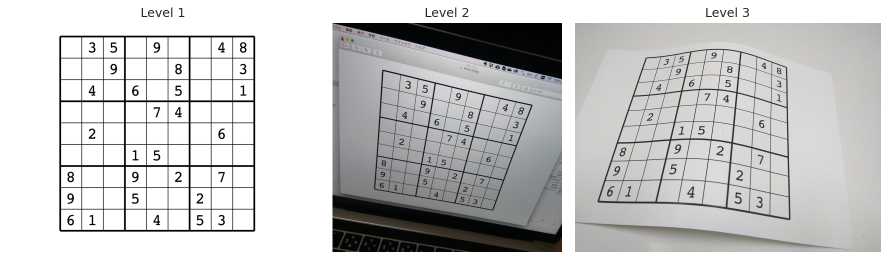
#> input picture test.png, 1776 x 519 px (shown at 1/2 size)
$ python -i recog_l3_9x9.py   (imports and definitions only)
#> lines starting #> are read from the running program, lines starting #| are printed output that depends on the picture; after the words box and inside, x2 and y2 are one past the last pixel; in counts of white or black regions, pixels touching at a corner belong together
import cv2
import numpy as np
import matplotlib.pyplot as plt
import pandas as pd
import pickle
def recognize(image,clf=None,scaler=None,pixel=20,ret_img=False,n_open=0,n_close=0,prior_close=False,trim_percentage=0.007,mean_white_axis=0,arc_epsilon=5e-2,erase_line=1,white_thres=250,otsu_times=1.22,clf_f_name="SVC",pixel_f=150,clf_f=None,scaler_f=None,sigmaColor=2,sigmaSpace=2,ret_num=False,clipLimit=4, tileGridSize=200,n_dilate=1,n_erode=1,plt_res2=0,first_clahe=False,clipLimit1=1,tileGridSize1=100,bilateral=1,clahe_time=1):
#> called with image = 'test.png', pixel = 20, ret_img = False, n_open = 0, n_close = 0, prior_close = False, trim_percentage = 0.007, mean_white_axis = 0
    image = cv2.imread(image, cv2.IMREAD_COLOR)
#> image is the input picture: shape (519, 1776, 3); mean B, G, R 198.5, 198.6, 198.7
    # num=12
    # image = cv2.imread(f"./data/level3/sudoku_000{num}.jpg", cv2.IMREAD_COLOR)
    image = cv2.cvtColor(image, cv2.COLOR_BGR2RGB)

    trim_percentage=0.002
    height, width, channels = image.shape[:3]
#> height = 519; width = 1776; channels = 3
    trim_width = int(width * trim_percentage)
#> trim_width = 3
    trim_height = int(height * trim_percentage)
#> trim_height = 1
    image = image[trim_height:height - trim_height, trim_width:width - trim_width]
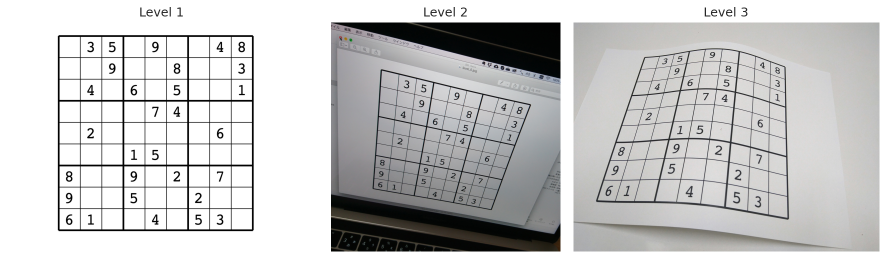
#> image: shape (517, 1770, 3) (shown at 1/2 size); mean R, G, B 198.3, 198.2, 198.1
    gray = cv2.cvtColor(image, cv2.COLOR_RGB2GRAY)
    # ぼかし処理
    # gray_gb = cv2.GaussianBlur(gray, None, 2.0)

    # gray_gb =cv2.medianBlur(gray, 5)
    if bilateral:
        gray_gb= cv2.bilateralFilter(gray, 11, 2,2)
    else:
        gray_gb=gray
    if first_clahe:
        clahe = cv2.createCLAHE(clipLimit=clipLimit1, tileGridSize=(tileGridSize1,tileGridSize1))
        gray = clahe.apply(gray)


    # 大津の二値化
    thr, binary = cv2.threshold(gray_gb, 0, 255, cv2.THRESH_OTSU)
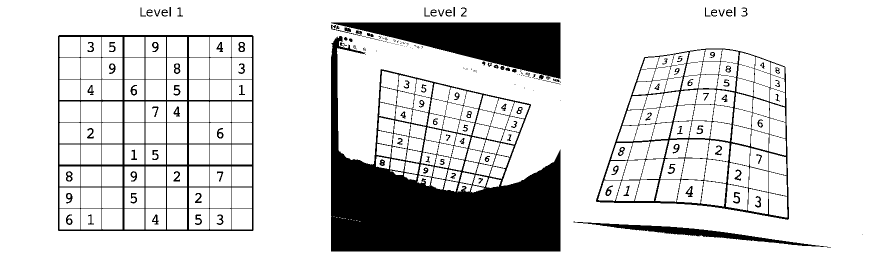
#> binary: shape (517, 1770) (shown at 1/2 size); 83.7% white; 193 black regions (67 under 20 px), largest, box (x1, y1, x2, y2) and area: (662, 72, 1121, 503) 80252, (662, 45, 1121, 158) 26101, (116, 70, 507, 462) 16767
#> thr = 142
    new_thr = min(int(thr * otsu_times), 255)
#> new_thr = 173
    _, binary = cv2.threshold(gray, new_thr, 255, cv2.THRESH_BINARY)
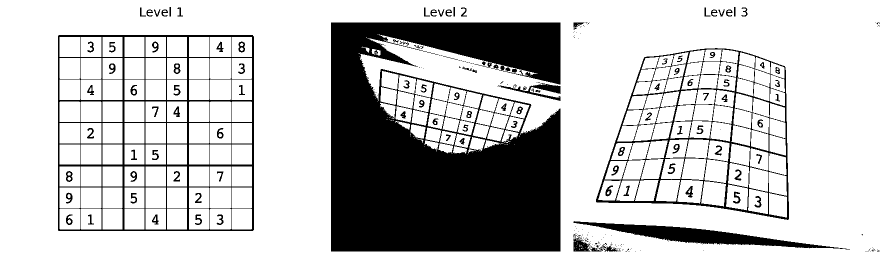
#> binary: shape (517, 1770) (shown at 1/2 size); 76.9% white; 265 black regions (153 under 20 px), largest, box (x1, y1, x2, y2) and area: (662, 45, 1121, 503) 157452, (116, 70, 508, 462) 18275, (1192, 96, 1578, 440) 14389
    # plt.imshow(binary, cmap="gray")
    # plt.title("Otsu's binarization (threshold={:d})".format(int(thr)))
    # plt.show()
    edge = cv2.Canny(binary, 100, 200)
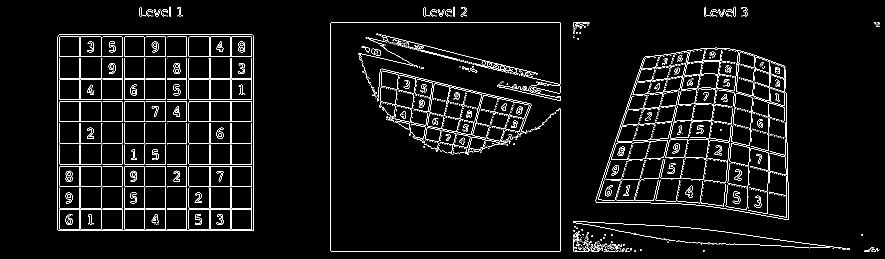
#> edge: shape (517, 1770) (shown at 1/2 size); 4.2% white in thin lines or dots, all inside (x1, y1, x2, y2) = (115, 13, 1760, 504)
    edge = cv2.dilate(edge, np.ones((5, 5), dtype=edge.dtype),iterations=n_dilate)
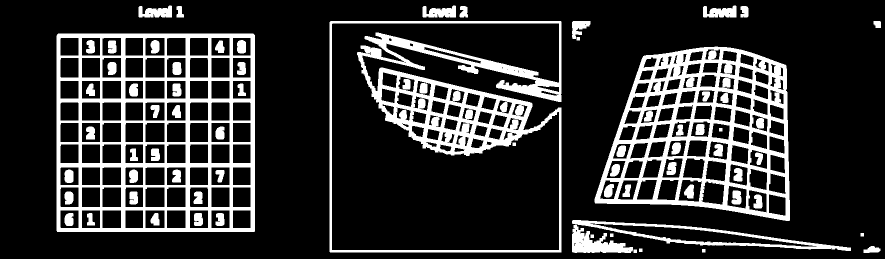
#> edge: shape (517, 1770) (shown at 1/2 size); 19.1% white; 72 white regions, largest, box (x1, y1, x2, y2) and area: (113, 67, 510, 464) 50541, (1189, 93, 1580, 442) 47706, (659, 42, 1123, 505) 42905
    edge = cv2.erode(edge, np.ones((3, 3), dtype=edge.dtype),iterations=n_erode)
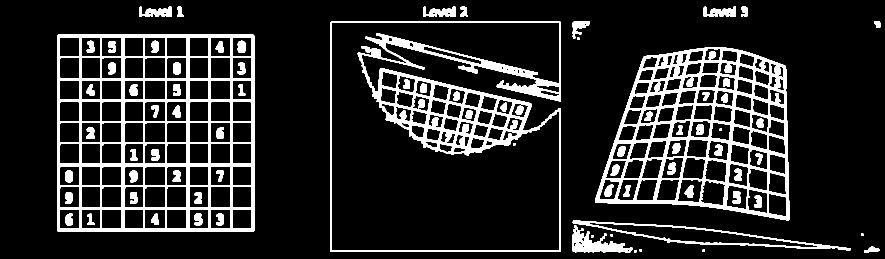
#> edge: shape (517, 1770) (shown at 1/2 size); 13.9% white; 78 white regions
    # [4 lines of commented-out code are left out]
    contours, _ = cv2.findContours(edge, cv2.RETR_EXTERNAL, cv2.CHAIN_APPROX_SIMPLE)
#> contours = 21 contours, 7 with area under 20; largest, box (x1, y1, x2, y2) and area: (660, 43, 1122, 504) 194050, (114, 68, 509, 463) 155224, (1190, 94, 1579, 441) 104540, (1145, 441, 1701, 501) 10115, (1145, 451, 1265, 505) 2648
    result = image.copy()
    # cv2.drawContours(result, contours, -1, (0, 0, 0), 3, cv2.LINE_AA)
    # plt.imshow(result)
    # plt.show()
    longest_cnt = None
    max_length = 0.0
    max_area = 0.0
    # result = image.copy()
    epsilon=9e-2
    for cnt in contours:
        # 輪郭線の長さを計算
        arclen = cv2.arcLength(cnt, True)
        approx=cv2.approxPolyDP(cnt, arclen *epsilon, True)
        area=cv2.contourArea(cnt)
        x, y, w, h = cv2.boundingRect(approx)
        internal_area_ratio = area / (w * h)
        if len(approx)<10 and len(approx) >= 4 and internal_area_ratio>0.5:
            # [4 lines of commented-out code are left out]
            if  max_area < area:
                max_area = area
                max_length = arclen
                longest_cnt = cnt
#> this loop made 21 passes
#> (arclen, approx, area, x, y, w, h, internal_area_ratio) on passes 10, 12: (1354.8, [[1571, 132], [1287, 113], [1191, 405], [1577, 440]], 104540, 1191, 113, 387, 328, 0.824), (1571.3, [[117, 68], [115, 462], [507, 462], [508, 71]], 155224, 115, 68, 394, 395, 0.997)
#> (arclen, area, x, y, w, h, internal_area_ratio, max_area) on pass 1: (16, 16, 1268, 500, 5, 5, 0.64, 16)
#> after the loop, longest_cnt = contour of 727 points, box (x1, y1, x2, y2) (660, 43, 1122, 504), area 194050; max_area = 194050; max_length = 3418.2
    # [5 lines of commented-out code are left out]
    try:
        arclen = cv2.arcLength(longest_cnt, True)
#> arclen = 3418.2
        approx = cv2.approxPolyDP(longest_cnt, arclen * epsilon, True)
#> approx = [[660, 45], [661, 503], [1121, 503], [723, 116], [1120, 43]]
    except:
        return None
    # [6 lines of commented-out code are left out]
    M = cv2.moments(approx)
#> M = moments, m00 119794.5, centre m10/m00, m01/m00 = (816.4, 313.8)
    cx = int(M['m10'] / M['m00'])
#> cx = 816
    cy = int(M['m01'] / M['m00'])
#> cy = 313

    # 各点に対して、重心からの距離を計算し、1.1倍した点を取得する
    new_approx = []
    for point in approx:
        x, y = point[0]
        dist = np.sqrt((cx - x)**2 + (cy - y)**2)
        dist_new = dist * 1.2
        x_new = int(cx - dist_new * (cx - x) / dist)
        y_new = int(cy - dist_new * (cy - y) / dist)
        new_approx.append([[x_new, y_new]])
#> this loop made 5 passes
#> (x, y, dist, dist_new, x_new, y_new) on passes 1 to 5: (660, 45, 310.1, 372.1, 628, -8), (661, 503, 245.2, 294.2, 630, 541), (1121, 503, 359.3, 431.2, 1182, 541), (723, 116, 217.8, 261.4, 704, 76), (1120, 43, 406.6, 487.9, 1180, -11)
#> after the loop, new_approx = [[[628, -8]], [[630, 541]], [[1182, 541]], [[704, 76]], [[1180, -11]]]

    # 新しい近似を描画する
    new_approx = np.array(new_approx)
#> new_approx = [[628, -8], [630, 541], [1182, 541], [704, 76], [1180, -11]]
    # cv2.drawContours(result, [np.array(new_approx)], -1, (0, 0, 0), 3, cv2.LINE_AA)
    from sklearn.preprocessing import StandardScaler

    x, y, w, h = cv2.boundingRect(new_approx)
#> x = 628; y = -11; w = 555; h = 553
    # cropped = image[y:y+h, x:x+w]
    cropped = result[y:y+h, x:x+w]
    new_approx=new_approx-(x,y)
#> new_approx = [[0, 3], [2, 552], [554, 552], [76, 87], [552, 0]]
    src_pts = new_approx.reshape((-1, 2)).astype("float32")
#> src_pts = [[0, 3], [2, 552], [554, 552], [76, 87], [552, 0]]
    center = np.mean(src_pts, axis=0)
#> center = [236.8, 238.8]
    # ４点を重心からの角度でソートする
    # 時計回りになる
    src_pts = np.array(sorted(src_pts, key=lambda p: np.arctan2(p[1]-center[1], p[0]-center[0])))
#> src_pts = [[76, 87], [0, 3], [552, 0], [554, 552], [2, 552]]

    # 結果を表示する
    # print(src_pts)
    # 縦横比の計算
    w = np.linalg.norm(src_pts[3] - src_pts[0])
#> w = 666.9
    h = np.linalg.norm(src_pts[1] - src_pts[0])
#> h = 113.3
    aspect = abs(w) / abs(h)
#> aspect = 5.89

    # 新しい画像サイズを設定
    new_w = int(1000*aspect)
#> new_w = 5886
    # new_w = 1000
    new_h = 1000
    # dst_pts = np.array([(0, 0), (0, new_h), (new_w, new_h), (new_w, 0)], dtype="float32")
    dst_pts = np.array([(0, 0), (new_w, 0), (new_w, new_h), (0, new_h)], dtype="float32")
#> dst_pts = [[0, 0], [5886, 0], [5886, 1000], [0, 1000]]

    # 射影変換を計算して、パースをキャンセルする
    try:
        warp = cv2.getPerspectiveTransform(src_pts, dst_pts)
        result = cv2.warpPerspective(cropped, warp, (new_w, new_h))
    except cv2.error:
        return None
    #　反転させたリストを作成
    results=[result, cv2.rotate(result,cv2.ROTATE_90_CLOCKWISE), cv2.rotate(result,cv2.ROTATE_180), cv2.rotate(result,cv2.ROTATE_90_COUNTERCLOCKWISE)]

    def is_square(sides):

        # 輪郭の面積と外接矩形の面積を比較
        area = cv2.contourArea(cnt)
        rect_area = sides[0]*sides[1]
        side_ratio=(sides[1]+sides[3])/(sides[0]+sides[2])
        # if side_ratio>2 or side_ratio<0.5:
        #     return False
        if area / rect_area < 0.5 or area / rect_area > 2:
            return False
        return True

    n_close,n_open=0,0
    # 正方形を検出する
    # 画像をグレースケールに変換する
    gray = cv2.cvtColor(result, cv2.COLOR_BGR2GRAY)
    clahe = cv2.createCLAHE(clipLimit=clipLimit, tileGridSize=(tileGridSize,tileGridSize))
    for i in range(clahe_time):
        gray = clahe.apply(gray)
    # 大津の二値化を適用
    thresh, binary = cv2.threshold(gray, 0, 255, cv2.THRESH_OTSU)
    new_thr = min(int(thresh * 1.05), 255)
    _, binary = cv2.threshold(gray, new_thr, 255, cv2.THRESH_BINARY)
    # edge = cv2.Canny(binary, 100, 200)
    # edge = cv2.dilate(edge, np.ones((5, 5), dtype=edge.dtype))
    # edge = cv2.erode(edge, np.ones((3, 3), dtype=edge.dtype))
    # 輪郭を検出する
    contours, hierarchy = cv2.findContours(binary, cv2.RETR_TREE, cv2.CHAIN_APPROX_SIMPLE)
    # contours, hierarchy = cv2.findContours(edge, cv2.RETR_TREE, cv2.CHAIN_APPROX_SIMPLE)

    # plt.imshow(binary, cmap="gray")
    # plt.show()
    # 正方形を検出する
    res2 = result.copy()
    count=0
    # contours=sorted(contours, key=lambda x:x[0][0][0])
    contours=sorted(contours, key=lambda c: (cv2.boundingRect(c)[0], cv2.boundingRect(c)[1]))
    # contours=sorted(contours, key=lambda x:x[0][0][1])
    squares=[]
    for cnt in contours:
        # 輪郭線の近似を行う
        arclen = cv2.arcLength(cnt, True)
        approx = cv2.approxPolyDP(cnt, arclen * 1e-2, True)
        if len(approx) == 4:

            # 各辺の長さを計算する
            sides = []
            points = []
            for i in range(4):
                x1, y1 = approx[i][0]
                x2, y2 = approx[(i + 1) % 4][0]
                side = np.sqrt((x2 - x1)**2 + (y2 - y1)**2)
                points.append([x1, y1])
                sides.append(side)
            points=sorted(points, key=lambda x:x[0])
            if points[0][1]<points[1][1]:
                points[0],points[1]=points[1],points[0]

            # 各辺の長さがほぼ等しい場合、正方形とみなす
            # if np.std(sides) < np.mean(sides) :
            if is_square(sides):
                if max(sides) >= result.shape[0] / 4 or min(sides) <= result.shape[0] / 100:
                    continue
                cv2.drawContours(res2, [approx], -1, (255,0,255), 2)
                # put number
                count+=1
                squares.append(approx)
                cv2.putText(res2, str(count), (points[0][0],points[0][1]), cv2.FONT_HERSHEY_PLAIN, 3, (255,0,0), 3, cv2.LINE_AA)
    if plt_res2:
        plt.imshow(res2)
        plt.show()
    if ret_num:
        return count
    # contoursのソート
    # 左上の輪郭を取得する
    top_left = None
    # 重心
    centers = []
    # 重心と輪郭の対応
    cen2contours={}

    for cnt in squares:
        M = cv2.moments(cnt)
        cx = int(M['m10'] / M['m00'])
        cy = int(M['m01'] / M['m00'])
        centers.append((cx, cy))
        cen2contours[(cx, cy)]=cnt
    not_visited=set(center for center in centers)

    # 左上の輪郭を取得する
    top_left = min(centers, key=lambda s: s[0] + s[1])
    not_visited.remove(top_left)
    squares=[[top_left]]
    # 左上の輪郭の中でy軸方向に近い順に8つの輪郭を選択する
    current_pos = top_left
    for i in range(8):
        min_dist = float('inf')
        next_square = None
        for cnt in not_visited:
            x,y=cnt
            dist= np.sqrt((x - current_pos[0])**2 + (y - current_pos[1])**2)
            if dist < min_dist and y > current_pos[1]+5:
                min_dist = dist
                next_square = cnt
        if next_square is not None:
            squares.append([next_square])
            current_pos = next_square
            not_visited.remove(next_square)
    # 各輪郭に対してx軸方向に近い順に8つの輪郭を選択する
    res3 = result.copy()
    count = 0
    # print(squares)

    for i in range(9):
        left_most = squares[i][0]
        print(left_most)
        current_pos = left_most
        for j in range(8):
            min_dist = float('inf')
            next_square = None
            for cnt in not_visited:
                x, y=cnt
                # dist = abs(y - current_pos[1])
                dist= np.sqrt((x - current_pos[0])**2 + (y - current_pos[1])**2)
                if dist < min_dist and x > current_pos[0]+5:
                    min_dist = dist
                    next_square = cnt
            if next_square is not None:
                squares[i].append(next_square)
                current_pos = next_square
                not_visited.remove(next_square)
    for i in range(9):
        for j in range(9):
            try:
                cx,cy= squares[i][j]
            except IndexError:
                print(i,j)
                continue
            cnt=cen2contours[(cx,cy)]
            x, y, w, h = cv2.boundingRect(cnt)
            cv2.drawContours(res3, [cnt], -1, (255,0,255), 2)
            count += 1
            cv2.putText(res3, str(count), (x, y), cv2.FONT_HERSHEY_PLAIN, 2, (255, 0, 0), 2, cv2.LINE_AA)
    # plt.imshow(res3)
    problem=np.zeros((9,9))
    pixel=20
    # scaler = pd.read_pickle('./models/Rand_numbers_mix_l2_scaler.pickle')
    scaler = pd.read_pickle('./models/MLPC_numbers_mix_scaler.pickle')
    # clf = pd.read_pickle('./models/Rand_numbers_mix_l2_clf.pickle')
    clf=pd.read_pickle('./models/MLPC_numbers_mix_clf.pickle')
    for i in range(9):
        for j in range(9):
            cnt=cen2contours[squares[i][j]]
            x, y, w, h = cv2.boundingRect(cnt)
            cropped = result[y:y+h, x:x+w]
            # plt.imshow(cropped)
            # plt.show()
            # print(approx)
            cnt=cnt-(x,y)
            src_pts = cnt.reshape((-1, 2)).astype("float32")
            center = np.mean(src_pts, axis=0)
            # ４点を重心からの角度でソートする
            # 時計回りになる
            src_pts = np.array(sorted(src_pts, key=lambda p: np.arctan2(p[1]-center[1], p[0]-center[0])))

            # 結果を表示する
            # print(src_pts)
            # 縦横比の計算
            w = np.linalg.norm(src_pts[3] - src_pts[0])
            h = np.linalg.norm(src_pts[1] - src_pts[0])
            aspect = abs(w) / abs(h)

            # 新しい画像サイズを設定
            new_w = int(1000*aspect)
            # new_w = 1000
            new_h = 1000
            # dst_pts = np.array([(0, 0), (0, new_h), (new_w, new_h), (new_w, 0)], dtype="float32")
            dst_pts = np.array([(0, 0), (new_w, 0), (new_w, new_h), (0, new_h)], dtype="float32")

            # 射影変換を計算して、パースをキャンセルする
            warp = cv2.getPerspectiveTransform(src_pts, dst_pts)
            res4 = cv2.warpPerspective(cropped, warp, (new_w, new_h))
            res4=cv2.cvtColor(res4, cv2.COLOR_RGB2GRAY)
            thr, res4 = cv2.threshold(res4, 0, 255, cv2.THRESH_OTSU)
            res4=cv2.resize(res4, (pixel,pixel), interpolation=cv2.INTER_AREA)
            digit_square = res4
            if np.mean(digit_square)>=white_thres:
                problem[i][j]=0
                continue
            digit_square = digit_square.reshape(1, -1)/255.0
            digit_square=scaler.transform(digit_square)
            prediction = clf.predict(digit_square)
            # predicted_digit = np.argmax(prediction)
            problem[i][j]=prediction[0]
            # if j%9==3:
            #     plt.imshow(res4)
            #     plt.show()
    return problem

>>> result = recognize('test.png')
